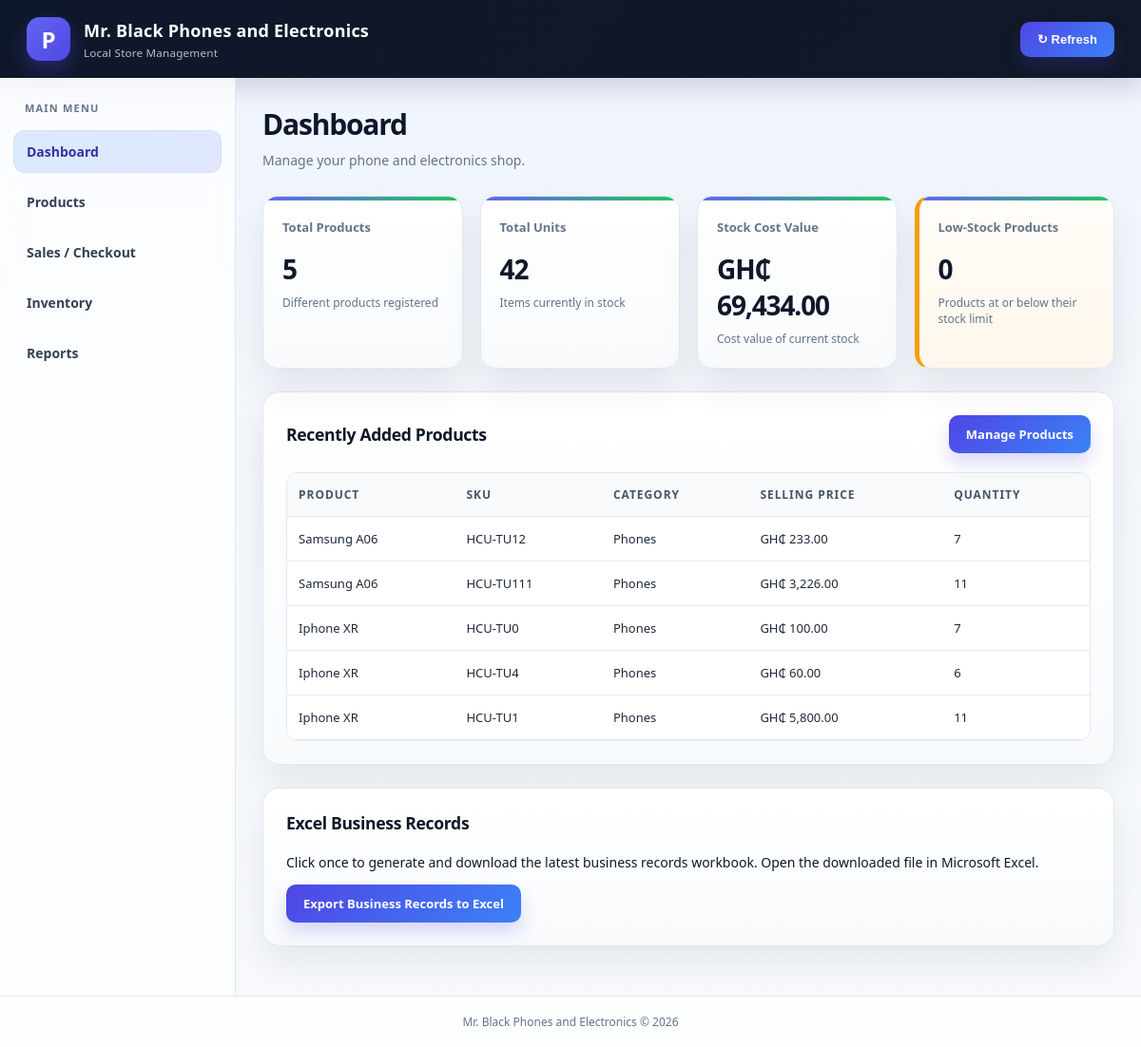
Page /dashboard.php on the committed database.
### tables this page shows
CREATE TABLE products (
            id INTEGER PRIMARY KEY AUTOINCREMENT,
            name TEXT NOT NULL,
            sku TEXT NOT NULL UNIQUE,
            category TEXT NOT NULL,
            brand TEXT DEFAULT NULL,
            cost_price NUMERIC NOT NULL DEFAULT 0,
            selling_price NUMERIC NOT NULL DEFAULT 0,
            quantity INTEGER NOT NULL DEFAULT 0 CHECK (quantity >= 0),
            low_stock_level INTEGER NOT NULL DEFAULT 5,
            created_at TEXT NOT NULL DEFAULT CURRENT_TIMESTAMP,
            updated_at TEXT NOT NULL DEFAULT CURRENT_TIMESTAMP
        );

### dashboard.php (the view, shortened to what this page needs)
<?php
require_once 'config/database.php';
$totalProducts = (int) $pdo->query("SELECT COUNT(*) FROM products")->fetchColumn();
$totalUnits = (int) $pdo->query("SELECT COALESCE(SUM(quantity), 0) FROM products")->fetchColumn();
$stockValue = (float) $pdo->query("SELECT COALESCE(SUM(cost_price * quantity), 0) FROM products")->fetchColumn();
$lowStockCount = (int) $pdo->query("SELECT COUNT(*) FROM products WHERE quantity <= low_stock_level")->fetchColumn();
$recentProducts = $pdo->query("SELECT * FROM products ORDER BY id DESC LIMIT 5")->fetchAll();
require 'includes/header.php';
?>
<div class="stats-grid">
    <div class="stat-card">
        <span>Total Products</span>
        <h2><?= $totalProducts ?></h2>
        <p>Different products registered</p>
    </div>
    <div class="stat-card">
        <span>Total Units</span>
        <h2><?= $totalUnits ?></h2>
        <p>Items currently in stock</p>
    </div>
    <div class="stat-card">
        <span>Stock Cost Value</span>
        <h2><?= money($stockValue) ?></h2>
        <p>Cost value of current stock</p>
    </div>
    <div class="stat-card warning-card">
        <span>Low-Stock Products</span>
        <h2><?= $lowStockCount ?></h2>
        <p>Products at or below their stock limit</p>
    </div>
</div>
<section class="panel">
    <div class="panel-heading">
        <h2>Recently Added Products</h2>
        <a class="btn btn-primary" href="products.php">Manage Products</a>
    </div>
    <?php if (!$recentProducts): ?>
        <p class="empty-message">
            No products have been added yet.
            <a href="products.php">Add your first product</a>.
        </p>
    <?php else: ?>
        <div class="table-wrapper">
            <table>
                <thead>
                    <tr>
                        <th>Product</th>
                        <th>SKU</th>
                        <th>Category</th>
                        <th>Selling Price</th>
                        <th>Quantity</th>
                    </tr>
                </thead>
                <tbody>
                    <?php foreach ($recentProducts as $product): ?>
                        <tr>
                            <td><?= e($product['name']) ?></td>
                            <td><?= e($product['sku']) ?></td>
                            <td><?= e($product['category']) ?></td>
                            <td><?= money($product['selling_price']) ?></td>
                            <td><?= (int) $product['quantity'] ?></td>
                        </tr>
                    <?php endforeach; ?>
                </tbody>
            </table>
        </div>
    <?php endif; ?>
</section>
<section class="panel">
    <div class="panel-heading">
        <h2>Excel Business Records</h2>
    </div>
    <p>
        Click once to generate and download the latest business records
        workbook. Open the downloaded file in Microsoft Excel.
    </p>
    <a class="btn btn-primary" href="export_excel.php">
        Export Business Records to Excel
    </a>
</section>
<?php require 'includes/footer.php'; ?>

### assets/css/style.css (style rules this page uses)
* { box-sizing: border-box; }
:root { --primary: #4f46e5; --primary-dark: #3730a3; --primary-soft: #eef2ff; --background: #f3f6fb; --surface: #ffffff; --surface-alt: #f8fafc; --text: #0f172a; --muted: #64748b; --border: #e2e8f0; --success: #16a34a; --success-soft: #dcfce7; --danger: #dc2626; --danger-soft: #fee2e2; --warning: #d97706; --warning-soft: #fef3c7; --shadow: 0 18px 38px rgba(15, 23, 42, 0.08); }
body { margin: 0; font-family: "Segoe UI", Arial, Helvetica, sans-serif; background: linear-gradient(180deg, #eef4ff 0%, var(--background) 30%, #f8fafc 100%); color: var(--text); font-size: 14px; }
a { color: var(--primary); text-decoration: none; transition: color 0.2s ease, opacity 0.2s ease; }
.stats-grid { display: grid; grid-template-columns: repeat(4, minmax(0, 1fr)); gap: 18px; margin-bottom: 24px; }
.stat-card { background: linear-gradient(180deg, #ffffff 0%, #f8fafc 100%); padding: 22px 20px; border: 1px solid var(--border); border-radius: 16px; min-width: 0; box-shadow: var(--shadow); position: relative; overflow: hidden; }
.stat-card::before { content: ""; position: absolute; inset: 0 auto auto 0; width: 100%; height: 4px; background: linear-gradient(90deg, #6366f1 0%, #22c55e 100%); }
.stat-card span { color: var(--muted); font-size: 13px; font-weight: 600; }
.stat-card h2 { font-size: 28px; margin: 16px 0 8px; overflow-wrap: anywhere; letter-spacing: -0.04em; }
.stat-card p { color: var(--muted); font-size: 12px; margin: 0; }
.warning-card { border-left: 5px solid #f59e0b; background: linear-gradient(180deg, #fffdf7 0%, #fff7ed 100%); }
.panel { background: linear-gradient(180deg, #ffffff 0%, #f8fafc 100%); border: 1px solid var(--border); border-radius: 18px; padding: 24px; margin-bottom: 24px; box-shadow: var(--shadow); }
.panel h2 { margin: 0 0 20px; font-size: 1.1rem; font-weight: 800; letter-spacing: -0.02em; }
.panel-heading { display: flex; justify-content: space-between; align-items: center; gap: 15px; margin-bottom: 20px; }
.panel-heading h2 { margin: 0; }
.btn { display: inline-block; border: 0; border-radius: 10px; padding: 11px 18px; font-size: 13px; font-weight: 700; cursor: pointer; text-align: center; white-space: nowrap; transition: transform 0.2s ease, box-shadow 0.2s ease, opacity 0.2s ease; }
.btn-primary { background: linear-gradient(135deg, #4f46e5 0%, #3b82f6 100%); color: #ffffff; box-shadow: 0 10px 18px rgba(79, 70, 229, 0.2); }
.table-wrapper { width: 100%; overflow-x: auto; border-radius: 12px; border: 1px solid var(--border); background: #fff; }
table { width: 100%; border-collapse: collapse; min-width: 700px; }
th, td { padding: 14px 12px; border-bottom: 1px solid var(--border); text-align: left; vertical-align: middle; }
th { background: #f8fafc; color: #475569; font-size: 12px; text-transform: uppercase; letter-spacing: 0.08em; font-weight: 800; }
td { font-size: 13px; color: #1e293b; }

### rows in the picture
products: name "Samsung A06", sku "HCU-TU12", category "Phones", selling_price "GH₵ 233.00", quantity "7"
products: name "Samsung A06", sku "HCU-TU111", category "Phones", selling_price "GH₵ 3,226.00", quantity "11"
products: name "Iphone XR", sku "HCU-TU0", category "Phones", selling_price "GH₵ 100.00", quantity "7"
products: name "Iphone XR", sku "HCU-TU4", category "Phones", selling_price "GH₵ 60.00", quantity "6"
products: name "Iphone XR", sku "HCU-TU1", category "Phones", selling_price "GH₵ 5,800.00", quantity "11"

### other values in the picture
$pageTitle "Dashboard"
$totalProducts "5"
$totalUnits "42"
money($stockValue) "GH₵ 69,434.00"
$lowStockCount "0"
